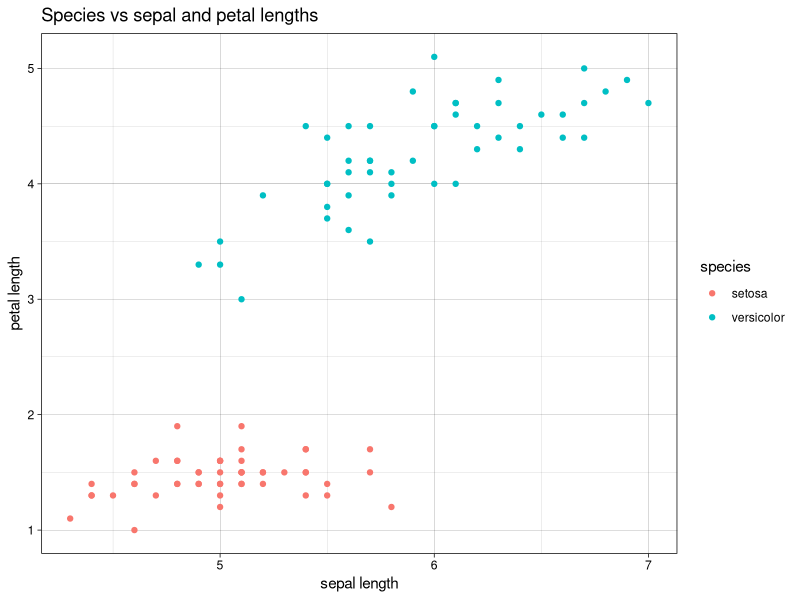
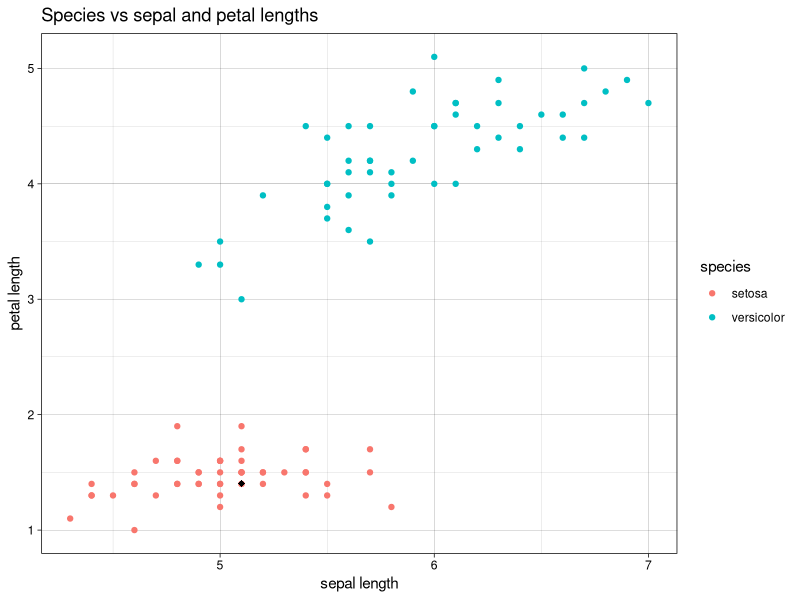
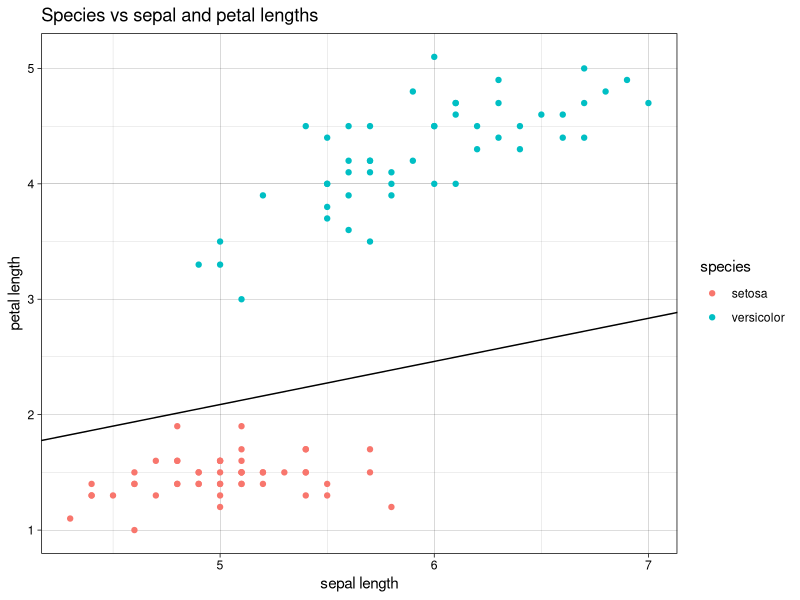

The R script that drew these images, in order:
## ---- chunk 1
library(tidyverse)
library(patchwork)
library(scales)
knitr::opts_chunk$set(echo = TRUE, message = FALSE, warning=FALSE, 
                      fig.align = 'center', fig.width = 5, fig.height=3, cache = TRUE)
comma <- function(x) format(x, digits = 2, big.mark = ",")
theme_set(theme_linedraw())
color.blues <- c(NA,"#BDD7E7", "#6BAED6", "#3182BD", "#08519C", "#074789", "#063e77", "#053464")
color.itam  <- c("#00362b", "#00503f", "#006953", "#008367", "#009c7b", "#00b68f")


sin_lineas <- theme(panel.grid.major = element_blank(), panel.grid.minor = element_blank())
sin_leyenda <- theme(legend.position = "none")
sin_ejes <- theme(axis.ticks = element_blank(), 
        axis.text = element_blank())

## ---- chunk 2

data(iris)

data <- iris %>% 
    mutate(sepal = Sepal.Length, 
           petal = Petal.Length, 
           species = Species) %>% 
    select(sepal, petal, species) %>% 
    filter(species %in% c("setosa", "versicolor"))

data %>% 
    ggplot(aes( x = sepal, y = petal)) + 
        geom_point(aes(color = species)) + 
        xlab("sepal length") + 
        ylab("petal length") + 
        ggtitle("Species vs sepal and petal lengths")

## ---- chunk 3

data <- data %>% 
    mutate(target = ifelse(species == 'setosa', 1, -1))

data

## ---- chunk 4

w <- c(w1 = 0, w2 = 0, b = 0)
w

## ---- chunk 5

dt.misclass <- data %>% 
    mutate(yhat = sign(w[1] * sepal + w[2] * petal + w[3]), 
           loss = target * yhat) %>% 
    summarise(misclass = which(loss <= 0 )) %>% 
    pull(misclass)


if (length(dt.misclass) > 0){
    id <- dt.misclass[1]
    # id <- sample(dt.misclass, 1)
} else {
    id <- NA
}

x <- c(simplify2array(data %>% select(sepal, petal) %>% slice(id)), 1)
y <- simplify2array(data %>% select(target) %>% slice(id))

dw <- y * x
w <- w + dw

data %>% 
    ggplot(aes( x = sepal, y = petal)) + 
        geom_point(aes(color = species)) + 
        geom_point(data = data %>% slice(id), 
                   aes(x = sepal, y = petal), 
                   size = 2, shape = 18) + 
        geom_abline(slope = -w[1]/w[2], intercept = -w[3]/w[2], color = 'black') + 
        xlab("sepal length") + 
        ylab("petal length") + 
        # ylim(0, 10) + xlim(0, 10) + 
        ggtitle("Species vs sepal and petal lengths")


## ---- chunk 6

w <- c(w1 = 0, w2 = 0, b = 0)
W_history <- w
P_history <- c(NULL)

for (iter in seq(100)){
    dt.misclass <- data %>% 
        mutate(yhat = sign(w[1] * sepal + w[2] * petal + w[3]), 
               loss = target * yhat) %>% 
        summarise(misclass = which(loss <= 0 )) %>% 
        pull(misclass)
    
    
    if (length(dt.misclass) > 0){
        id <- dt.misclass[1]
        # id <- sample(dt.misclass, 1)
        P_history  <- cbind(P_history, id)
    } else {
        break
    }
    
    x <- c(simplify2array(data %>% select(sepal, petal) %>% slice(id)), 1)
    y <- simplify2array(data %>% select(target) %>% slice(id))
    
    dw <- y * x
    w <- w + dw
    W_history <- bind_rows(W_history, w)
}

W_history
## ---- chunk 7

data %>% 
    ggplot(aes( x = sepal, y = petal)) + 
        geom_point(aes(color = species)) +
        geom_abline(slope = -w[1]/w[2], intercept = -w[3]/w[2], color = 'black') + 
        xlab("sepal length") + 
        ylab("petal length") + 
        ggtitle("Species vs sepal and petal lengths")

